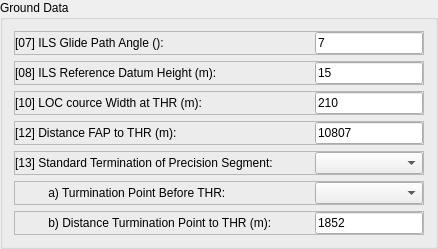
    <widget class="QGroupBox" name="gbGroundData">
     <property name="title">
      <string>Ground Data</string>
     </property>
     <layout class="QVBoxLayout" name="vLayout_gbGroundData">
      <item>
       <widget class="QFrame" name="frame_IasIA1">
        <property name="sizePolicy">
         <sizepolicy hsizetype="Minimum" vsizetype="Preferred">
          <horstretch>0</horstretch>
          <verstretch>0</verstretch>
         </sizepolicy>
        </property>
        <property name="frameShape">
         <enum>QFrame::StyledPanel</enum>
        </property>
        <property name="frameShadow">
         <enum>QFrame::Raised</enum>
        </property>
        <layout class="QHBoxLayout" name="horizontalLayout_16">
         <property name="spacing">
          <number>0</number>
         </property>
         <property name="margin">
          <number>0</number>
         </property>
         <item>
          <widget class="QLabel" name="label_7">
           <property name="minimumSize">
            <size>
             <width>300</width>
             <height>0</height>
            </size>
           </property>
           <property name="maximumSize">
            <size>
             <width>16777215</width>
             <height>16777215</height>
            </size>
           </property>
           <property name="font">
            <font>
             <family>Arial</family>
             <weight>50</weight>
             <bold>false</bold>
            </font>
           </property>
           <property name="text">
            <string>[07] ILS Glide Path Angle ():</string>
           </property>
          </widget>
         </item>
         <item>
          <widget class="QLineEdit" name="txtC07">
           <property name="sizePolicy">
            <sizepolicy hsizetype="MinimumExpanding" vsizetype="Fixed">
             <horstretch>0</horstretch>
             <verstretch>0</verstretch>
            </sizepolicy>
           </property>
           <property name="minimumSize">
            <size>
             <width>105</width>
             <height>0</height>
            </size>
           </property>
           <property name="maximumSize">
            <size>
             <width>16777215</width>
             <height>16777215</height>
            </size>
           </property>
           <property name="font">
            <font>
             <family>Arial</family>
             <weight>50</weight>
             <bold>false</bold>
            </font>
           </property>
           <property name="text">
            <string>7</string>
           </property>
          </widget>
         </item>
        </layout>
       </widget>
      </item>
      <item>
       <widget class="QFrame" name="frame_AltitudeIA1">
        <property name="sizePolicy">
         <sizepolicy hsizetype="Minimum" vsizetype="Preferred">
          <horstretch>0</horstretch>
          <verstretch>0</verstretch>
         </sizepolicy>
        </property>
        <property name="frameShape">
         <enum>QFrame::StyledPanel</enum>
        </property>
        <property name="frameShadow">
         <enum>QFrame::Raised</enum>
        </property>
        <layout class="QHBoxLayout" name="horizontalLayout_27">
         <property name="spacing">
          <number>0</number>
         </property>
         <property name="margin">
          <number>0</number>
         </property>
         <item>
          <widget class="QLabel" name="label_17">
           <property name="minimumSize">
            <size>
             <width>300</width>
             <height>0</height>
            </size>
           </property>
           <property name="maximumSize">
            <size>
             <width>100</width>
             <height>16777215</height>
            </size>
           </property>
           <property name="font">
            <font>
             <family>Arial</family>
             <weight>50</weight>
             <bold>false</bold>
            </font>
           </property>
           <property name="text">
            <string>[08] ILS Reference Datum Height (m):</string>
           </property>
          </widget>
         </item>
         <item>
          <widget class="QLineEdit" name="txtC08">
           <property name="sizePolicy">
            <sizepolicy hsizetype="MinimumExpanding" vsizetype="Fixed">
             <horstretch>0</horstretch>
             <verstretch>0</verstretch>
            </sizepolicy>
           </property>
           <property name="minimumSize">
            <size>
             <width>105</width>
             <height>0</height>
            </size>
           </property>
           <property name="maximumSize">
            <size>
             <width>16777215</width>
             <height>16777215</height>
            </size>
           </property>
           <property name="font">
            <font>
             <family>Arial</family>
             <weight>50</weight>
             <bold>false</bold>
            </font>
           </property>
           <property name="text">
            <string>15</string>
           </property>
          </widget>
         </item>
        </layout>
       </widget>
      </item>
      <item>
       <widget class="QFrame" name="frame_IasMA">
        <property name="sizePolicy">
         <sizepolicy hsizetype="Minimum" vsizetype="Preferred">
          <horstretch>0</horstretch>
          <verstretch>0</verstretch>
         </sizepolicy>
        </property>
        <property name="frameShape">
         <enum>QFrame::StyledPanel</enum>
        </property>
        <property name="frameShadow">
         <enum>QFrame::Raised</enum>
        </property>
        <layout class="QHBoxLayout" name="horizontalLayout_11">
         <property name="spacing">
          <number>0</number>
         </property>
         <property name="margin">
          <number>0</number>
         </property>
         <item>
          <widget class="QLabel" name="label_3">
           <property name="minimumSize">
            <size>
             <width>300</width>
             <height>0</height>
            </size>
           </property>
           <property name="maximumSize">
            <size>
             <width>16777215</width>
             <height>16777215</height>
            </size>
           </property>
           <property name="font">
            <font>
             <family>Arial</family>
             <weight>50</weight>
             <bold>false</bold>
            </font>
           </property>
           <property name="text">
            <string>[10] LOC cource Width at THR (m):</string>
           </property>
          </widget>
         </item>
         <item>
          <widget class="QLineEdit" name="txtC10">
           <property name="sizePolicy">
            <sizepolicy hsizetype="MinimumExpanding" vsizetype="Fixed">
             <horstretch>0</horstretch>
             <verstretch>0</verstretch>
            </sizepolicy>
           </property>
           <property name="minimumSize">
            <size>
             <width>105</width>
             <height>0</height>
            </size>
           </property>
           <property name="maximumSize">
            <size>
             <width>16777215</width>
             <height>16777215</height>
            </size>
           </property>
           <property name="font">
            <font>
             <family>Arial</family>
             <weight>50</weight>
             <bold>false</bold>
            </font>
           </property>
           <property name="text">
            <string>210</string>
           </property>
          </widget>
         </item>
        </layout>
       </widget>
      </item>
      <item>
       <widget class="QFrame" name="frame_IasMA_5">
        <property name="sizePolicy">
         <sizepolicy hsizetype="Minimum" vsizetype="Preferred">
          <horstretch>0</horstretch>
          <verstretch>0</verstretch>
         </sizepolicy>
        </property>
        <property name="frameShape">
         <enum>QFrame::StyledPanel</enum>
        </property>
        <property name="frameShadow">
         <enum>QFrame::Raised</enum>
        </property>
        <layout class="QHBoxLayout" name="horizontalLayout_15">
         <property name="spacing">
          <number>0</number>
         </property>
         <property name="margin">
          <number>0</number>
         </property>
         <item>
          <widget class="QLabel" name="label_9">
           <property name="minimumSize">
            <size>
             <width>300</width>
             <height>0</height>
            </size>
           </property>
           <property name="maximumSize">
            <size>
             <width>16777215</width>
             <height>16777215</height>
            </size>
           </property>
           <property name="font">
            <font>
             <family>Arial</family>
             <weight>50</weight>
             <bold>false</bold>
            </font>
           </property>
           <property name="text">
            <string>[12] Distance FAP to THR (m):</string>
           </property>
          </widget>
         </item>
         <item>
          <widget class="QLineEdit" name="txtC12">
           <property name="sizePolicy">
            <sizepolicy hsizetype="MinimumExpanding" vsizetype="Fixed">
             <horstretch>0</horstretch>
             <verstretch>0</verstretch>
            </sizepolicy>
           </property>
           <property name="minimumSize">
            <size>
             <width>105</width>
             <height>0</height>
            </size>
           </property>
           <property name="maximumSize">
            <size>
             <width>16777215</width>
             <height>16777215</height>
            </size>
           </property>
           <property name="font">
            <font>
             <family>Arial</family>
             <weight>50</weight>
             <bold>false</bold>
            </font>
           </property>
           <property name="text">
            <string>10807</string>
           </property>
          </widget>
         </item>
        </layout>
       </widget>
      </item>
      <item>
       <widget class="QFrame" name="frame_RNVA_2">
        <property name="enabled">
         <bool>true</bool>
        </property>
        <property name="sizePolicy">
         <sizepolicy hsizetype="Minimum" vsizetype="Preferred">
          <horstretch>0</horstretch>
          <verstretch>0</verstretch>
         </sizepolicy>
        </property>
        <property name="frameShape">
         <enum>QFrame::StyledPanel</enum>
        </property>
        <property name="frameShadow">
         <enum>QFrame::Raised</enum>
        </property>
        <layout class="QHBoxLayout" name="horizontalLayout_17">
         <property name="spacing">
          <number>0</number>
         </property>
         <property name="margin">
          <number>0</number>
         </property>
         <item>
          <widget class="QLabel" name="label_8">
           <property name="minimumSize">
            <size>
             <width>300</width>
             <height>0</height>
            </size>
           </property>
           <property name="maximumSize">
            <size>
             <width>16777215</width>
             <height>16777215</height>
            </size>
           </property>
           <property name="font">
            <font>
             <family>Arial</family>
             <weight>50</weight>
             <bold>false</bold>
            </font>
           </property>
           <property name="text">
            <string>[13] Standard Termination of Precision Segment:</string>
           </property>
          </widget>
         </item>
         <item>
          <widget class="QComboBox" name="cmbC13">
           <property name="maximumSize">
            <size>
             <width>16777215</width>
             <height>16777215</height>
            </size>
           </property>
           <property name="font">
            <font>
             <family>Arial</family>
             <weight>50</weight>
             <bold>false</bold>
            </font>
           </property>
           <property name="frame">
            <bool>true</bool>
           </property>
          </widget>
         </item>
        </layout>
       </widget>
      </item>
      <item>
       <widget class="QFrame" name="frame_C13a">
        <property name="enabled">
         <bool>true</bool>
        </property>
        <property name="sizePolicy">
         <sizepolicy hsizetype="Minimum" vsizetype="Preferred">
          <horstretch>0</horstretch>
          <verstretch>0</verstretch>
         </sizepolicy>
        </property>
        <property name="frameShape">
         <enum>QFrame::StyledPanel</enum>
        </property>
        <property name="frameShadow">
         <enum>QFrame::Raised</enum>
        </property>
        <layout class="QHBoxLayout" name="horizontalLayout_24">
         <property name="spacing">
          <number>0</number>
         </property>
         <property name="margin">
          <number>0</number>
         </property>
         <item>
          <widget class="QLabel" name="label_15">
           <property name="minimumSize">
            <size>
             <width>300</width>
             <height>0</height>
            </size>
           </property>
           <property name="maximumSize">
            <size>
             <width>16777215</width>
             <height>16777215</height>
            </size>
           </property>
           <property name="font">
            <font>
             <family>Arial</family>
             <weight>50</weight>
             <bold>false</bold>
            </font>
           </property>
           <property name="text">
            <string>          a) Turmination Point Before THR:</string>
           </property>
          </widget>
         </item>
         <item>
          <widget class="QComboBox" name="cmbC13a">
           <property name="maximumSize">
            <size>
             <width>16777215</width>
             <height>16777215</height>
            </size>
           </property>
           <property name="font">
            <font>
             <family>Arial</family>
             <weight>50</weight>
             <bold>false</bold>
            </font>
           </property>
           <property name="frame">
            <bool>true</bool>
           </property>
          </widget>
         </item>
        </layout>
       </widget>
      </item>
      <item>
       <widget class="QFrame" name="frame_C13b">
        <property name="sizePolicy">
         <sizepolicy hsizetype="Minimum" vsizetype="Preferred">
          <horstretch>0</horstretch>
          <verstretch>0</verstretch>
         </sizepolicy>
        </property>
        <property name="frameShape">
         <enum>QFrame::StyledPanel</enum>
        </property>
        <property name="frameShadow">
         <enum>QFrame::Raised</enum>
        </property>
        <layout class="QHBoxLayout" name="horizontalLayout_25">
         <property name="spacing">
          <number>0</number>
         </property>
         <property name="margin">
          <number>0</number>
         </property>
         <item>
          <widget class="QLabel" name="label_16">
           <property name="minimumSize">
            <size>
             <width>300</width>
             <height>0</height>
            </size>
           </property>
           <property name="maximumSize">
            <size>
             <width>16777215</width>
             <height>16777215</height>
            </size>
           </property>
           <property name="font">
            <font>
             <family>Arial</family>
             <weight>50</weight>
             <bold>false</bold>
            </font>
           </property>
           <property name="text">
            <string>          b) Distance Turmination Point to THR (m):</string>
           </property>
          </widget>
         </item>
         <item>
          <widget class="QLineEdit" name="txtC13b">
           <property name="sizePolicy">
            <sizepolicy hsizetype="MinimumExpanding" vsizetype="Fixed">
             <horstretch>0</horstretch>
             <verstretch>0</verstretch>
            </sizepolicy>
           </property>
           <property name="minimumSize">
            <size>
             <width>105</width>
             <height>0</height>
            </size>
           </property>
           <property name="maximumSize">
            <size>
             <width>16777215</width>
             <height>16777215</height>
            </size>
           </property>
           <property name="font">
            <font>
             <family>Arial</family>
             <weight>50</weight>
             <bold>false</bold>
            </font>
           </property>
           <property name="text">
            <string>1852</string>
           </property>
          </widget>
         </item>
        </layout>
       </widget>
      </item>
     </layout>
    </widget>
